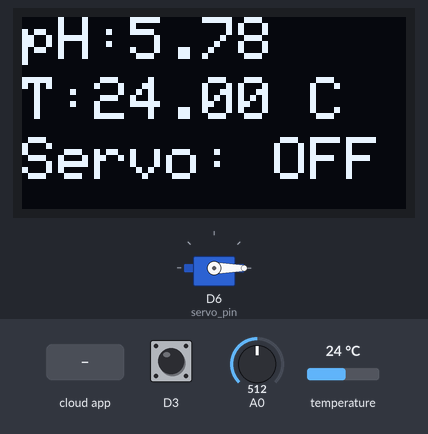
The sketch below on a simulated ESP8266 (NodeMCU). Parts: 128×64 one-colour display, servo. Inputs (shaded band) come from the test bench; at power-on: temperature 24 °C, A0 = 512, D3 HIGH. WiFi joins after 1.5 s; servers stay silent unless stated; the Firebase database answers and starts empty; what the sketch prints to the serial monitor is not drawn.

Above: at 4.8 s.
4.9 s: the phone or cloud app sets status to 1
At 7.2 s:
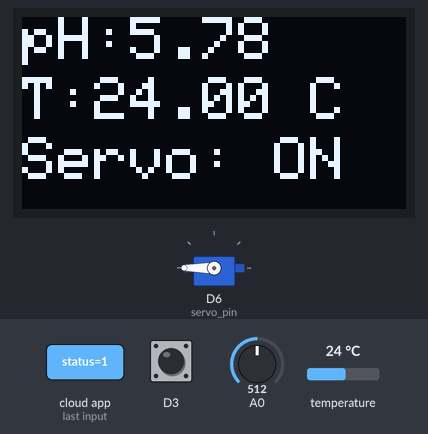
7.5 s: temperature set to 12 °C
At 10.6 s:
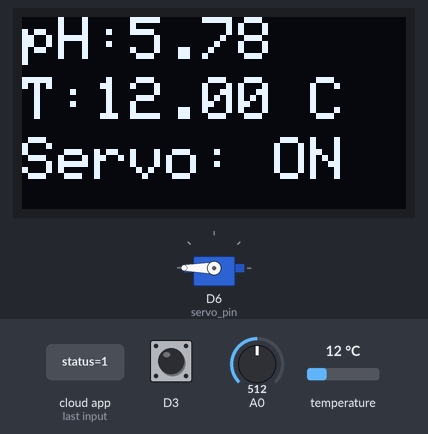
11.0 s: the phone or cloud app sets status to 0
At 13.8 s:
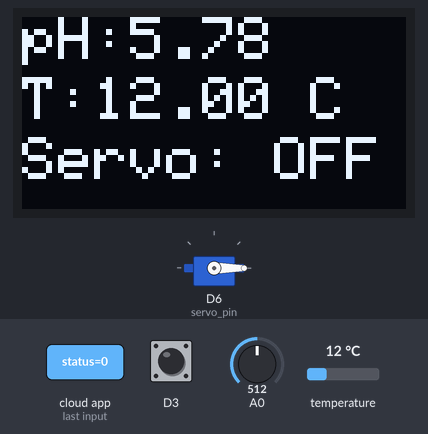
14.4 s: A0 set to 716
At 17.0 s:
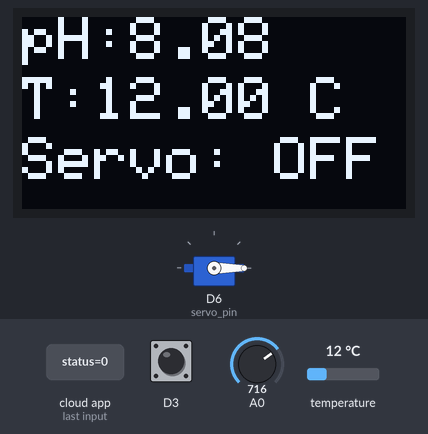
17.9 s: temperature set to 19 °C
At 21.1 s:
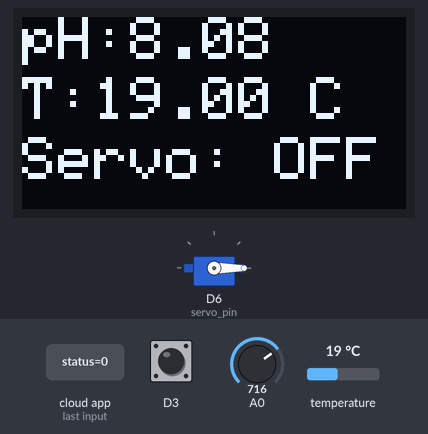
21.4 s: A0 set to 900
At 24.6 s:
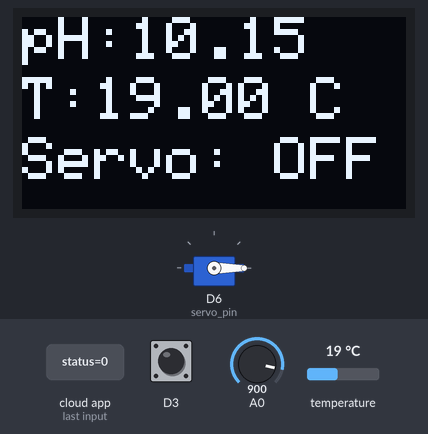
Timing chart, 0 to 25.9 s (numbered marks = the images above; inputs shaded):
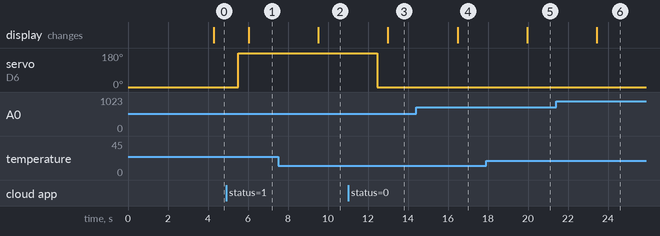

Measured:
- after the input at 4.9 s, servo on D6 (servo_pin): 0° → 180° after 0.61 s; the display: changes after 1.1 s (image 1)
- after the input at 7.5 s, the display: changes after 2.0 s (image 2)
- after the input at 11.0 s, servo on D6 (servo_pin): 180° → 0° after 1.5 s; the display: changes after 2.0 s (image 3)
- after the input at 14.4 s, the display: changes after 2.1 s (image 4)
- after the input at 17.9 s, the display: changes after 2.1 s (image 5)
- after the input at 21.4 s, the display: changes after 2.0 s (image 6)

The sketch:

monitoring3.ino
```cpp
#include <OneWire.h>
#include <DallasTemperature.h>
#include <Adafruit_GFX.h>
#include <Adafruit_SSD1306.h>
#include <Servo.h>
#include <Firebase_ESP_Client.h>
#include <ESP8266WiFi.h>
#include "addons/TokenHelper.h"
#include "addons/RTDBHelper.h"

#define SCREEN_WIDTH 128
#define SCREEN_HEIGHT 64
#define OLED_RESET    -1
Adafruit_SSD1306 display(SCREEN_WIDTH, SCREEN_HEIGHT, &Wire, OLED_RESET);

#define API_KEY "AIzaSyC9kIkLAGkB0xIS31vXQ8mtqMXED9TnSQc"
#define DATABASE_URL "https://monitoring-2f6fc-default-rtdb.asia-southeast1.firebasedatabase.app"

const char* ssid = "POCOF5";
const char* password = "okela234";

namespace pin {
  const byte ph_sensor = A0;  // Po ke A0
  const byte ph_digital = D3; // Do ke D3
  const byte one_wire_bus = D5;
  const byte servo_pin = D6;
}

namespace device {
  float aref = 3.3;
}

namespace sensor {
  float pH = 0;
  float waterTemp = 0;
}

OneWire oneWire(pin::one_wire_bus);
DallasTemperature dallasTemperature(&oneWire);
Servo servo;

FirebaseData fbdo;
FirebaseAuth auth;
FirebaseConfig config;
unsigned long sendDataPrevMillis = 0;
bool signupOK = false;

unsigned long previousMillis = 0;
const long interval = 1000;
bool servoStatus = false;

void baca_pH();
void uploadToFirebase();
void controlServoFromFirebase();
void uploadServoStatusToFirebase(bool status);
void tampilkanOLED();

void setup() {
  Serial.begin(115200);
  display.begin(SSD1306_SWITCHCAPVCC, 0x3C);
  display.clearDisplay();
  display.setTextColor(WHITE);
  delay(1000);

  WiFi.begin(ssid, password);
  Serial.print("Connecting to Wi-Fi");
  while (WiFi.status() != WL_CONNECTED) {
    Serial.print(".");
    delay(500);
  }
  Serial.println("\nConnected to Wi-Fi, IP Address: " + WiFi.localIP().toString());

  config.api_key = API_KEY;
  config.database_url = DATABASE_URL;

  if (Firebase.signUp(&config, &auth, "", "")) {
    Serial.println("Firebase sign up successful");
    signupOK = true;
  } else {
    Serial.printf("Firebase sign up failed: %s\n", config.signer.signupError.message.c_str());
  }

  config.token_status_callback = tokenStatusCallback;
  Firebase.begin(&config, &auth);
  Firebase.reconnectWiFi(true);

  dallasTemperature.begin();
  servo.attach(pin::servo_pin);
  servo.write(0);

  pinMode(pin::ph_digital, INPUT);  // Mengatur pin D3 sebagai input untuk Do sensor pH
}

void loop() {
  if (Firebase.ready() && signupOK && (millis() - sendDataPrevMillis > 1000 || sendDataPrevMillis == 0)) {
    sendDataPrevMillis = millis();
    baca_pH();
    uploadToFirebase();
  }

  controlServoFromFirebase();
  tampilkanOLED();
}

void baca_pH() {
  dallasTemperature.requestTemperatures();
  sensor::waterTemp = dallasTemperature.getTempCByIndex(0);

  // Membaca nilai dari Po (Analog) untuk pH
  int analogValue = analogRead(pin::ph_sensor);
  float voltage = analogValue * (device::aref / 1024.0);
  sensor::pH = 3.5 * voltage;  // Formula sederhana untuk pH

  // Membaca nilai dari Do (Digital)
  int digitalValue = digitalRead(pin::ph_digital);

  Serial.print(F("pH: ")); Serial.println(sensor::pH);
  Serial.print(F("Temperature: ")); Serial.println(sensor::waterTemp, 2);
  Serial.print(F("pH Digital Value (Do): ")); Serial.println(digitalValue);  // Menampilkan nilai digital
}

void uploadToFirebase() {
  if (Firebase.RTDB.setFloat(&fbdo, "sensorData/pH", sensor::pH)) {
    Serial.println("pH data sent to Firebase");
  } else {
    Serial.println("Failed to send pH data: " + fbdo.errorReason());
  }

  if (Firebase.RTDB.setFloat(&fbdo, "sensorData/Temperature", sensor::waterTemp)) {
    Serial.println("Temperature data sent to Firebase");
  } else {
    Serial.println("Failed to send Temperature data: " + fbdo.errorReason());
  }
}

void controlServoFromFirebase() {
  if (Firebase.RTDB.getBool(&fbdo, "servoControl/status")) {
    servoStatus = fbdo.boolData();
    Serial.println("Current servo status: " + String(servoStatus));

    if (servoStatus) {
      servo.write(180);
      delay(500);
      Serial.println("Servo ON");
    } else {
      servo.write(0);
      delay(500);
      Serial.println("Servo OFF");
    }
  } else {
    Serial.println("Failed to get servo status: " + fbdo.errorReason());
  }
}

void uploadServoStatusToFirebase(bool status) {
  if (Firebase.RTDB.setBool(&fbdo, "servoControl/status", status)) {
    Serial.println("Servo status (" + String(status) + ") sent to Firebase");
  } else {
    Serial.println("Failed to send servo status: " + fbdo.errorReason());
  }
}

void tampilkanOLED() {
  display.clearDisplay();

  // Menampilkan nilai pH
  display.setCursor(0, 0);
  display.setTextSize(2);
  display.print("pH:");
  display.print(sensor::pH);

  // Menampilkan suhu air
  display.setCursor(0, 20);
  display.setTextSize(2);
  display.print("T:");
  display.print(sensor::waterTemp, 2);
  display.print(" C");

  // Menampilkan status servo
  display.setCursor(0, 40);
  display.setTextSize(2);
  display.print("Servo: ");
  if (servoStatus) {
    display.print("ON");
  } else {
    display.print("OFF");
  }

  display.display();
}
```
